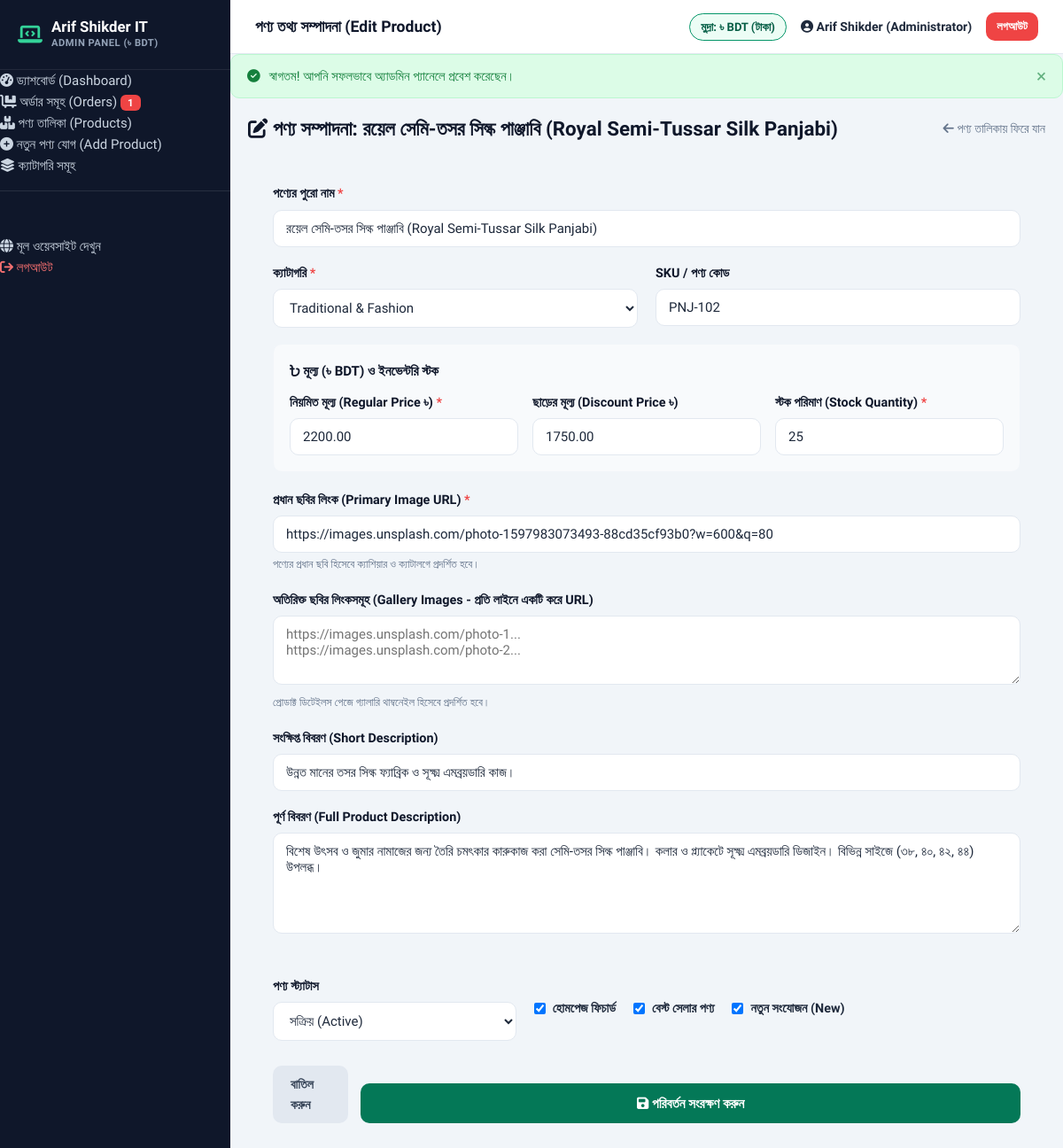
The app's page /admin/product-form.php?id=2 (signed in) with its own data.
### tables this page shows
CREATE TABLE IF NOT EXISTS `products` (
  `id` int(11) NOT NULL AUTO_INCREMENT,
  `category_id` int(11) NOT NULL,
  `name` varchar(255) NOT NULL,
  `slug` varchar(255) NOT NULL UNIQUE,
  `description` text NOT NULL,
  `short_description` text DEFAULT NULL,
  `price` decimal(10,2) NOT NULL,
  `discount_price` decimal(10,2) DEFAULT NULL,
  `stock` int(11) DEFAULT 10,
  `sku` varchar(50) DEFAULT NULL,
  `image` text DEFAULT NULL,
  `images` text DEFAULT NULL,
  `is_featured` tinyint(1) DEFAULT 0,
  `is_new` tinyint(1) DEFAULT 0,
  `is_bestseller` tinyint(1) DEFAULT 0,
  `status` enum('active','inactive') DEFAULT 'active',
  `created_at` timestamp DEFAULT CURRENT_TIMESTAMP,
  PRIMARY KEY (`id`),
  KEY `idx_category` (`category_id`)
);

CREATE TABLE IF NOT EXISTS `categories` (
  `id` int(11) NOT NULL AUTO_INCREMENT,
  `name` varchar(100) NOT NULL,
  `slug` varchar(120) NOT NULL UNIQUE,
  `icon` varchar(50) DEFAULT 'fa-box',
  `image` text DEFAULT NULL,
  `description` text DEFAULT NULL,
  `is_featured` tinyint(1) DEFAULT 1,
  `created_at` timestamp DEFAULT CURRENT_TIMESTAMP,
  PRIMARY KEY (`id`)
);

### admin/product-form.php (the view, shortened to what this page needs)
<?php
require_once __DIR__ . '/../includes/functions.php';
$pdo = get_db_connection();
$productId = isset($_GET['id']) ? (int)$_GET['id'] : 0;
$isEditing = $productId > 0;
$product = [
    'name' => '',
    'slug' => '',
    'category_id' => 1,
    'price' => '',
    'discount_price' => '',
    'stock' => 10,
    'sku' => '',
    'short_description' => '',
    'description' => '',
    'image' => '',
    'images' => '',
    'status' => 'active',
    'is_featured' => 0,
    'is_bestseller' => 0,
    'is_new' => 1
];
if ($isEditing) {
    $stmt = $pdo->prepare("SELECT * FROM products WHERE id = ?");
    $stmt->execute([$productId]);
    $existing = $stmt->fetch();
    if ($existing) {
        $product = $existing;
    } else {
        set_flash('danger', 'পণ্যটি খুঁজে পাওয়া যায়নি।');
        header("Location: /admin/products.php");
        exit;
    }
}
try {
    $categories = $pdo->query("SELECT id, name FROM categories ORDER BY name ASC")->fetchAll();
} catch (Exception $e) {}
$galleryText = '';
if (!empty($product['images'])) {
    $arr = json_decode($product['images'], true);
    if (is_array($arr)) {
        $extras = array_filter($arr, fn($img) => $img !== $product['image']);
        $galleryText = implode("\n", $extras);
    }
}
require_once __DIR__ . '/includes/header.php';
?>
<div style="max-width: 900px; margin: 0 auto;">
    <div style="display: flex; justify-content: space-between; align-items: center; margin-bottom: 20px;">
        <h2 style="font-size: 1.4rem; color: var(--secondary);">
            <i class="fa-solid <?= $isEditing ? 'fa-pen-to-square' : 'fa-plus-circle' ?> text-emerald-600"></i>
            <?= $isEditing ? 'পণ্য সম্পাদনা: ' . htmlspecialchars($product['name']) : 'নতুন পণ্য যুক্ত করার ফর্ম' ?>
        </h2>
        <a href="/admin/products.php" style="color: var(--text-muted); font-size: 0.88rem;">
            <i class="fa-solid fa-arrow-left"></i> পণ্য তালিকায় ফিরে যান
        </a>
    </div>
    <div class="admin-table-card" style="padding: 28px;">
        <form action="" method="POST">
            <div class="form-group">
                <label class="form-label">পণ্যের পুরো নাম <span class="required">*</span></label>
                <input type="text" name="name" class="form-control" placeholder="যেমন: ঢাকাই ঐতিহ্যবাহী জামদানি শাড়ি" value="<?= htmlspecialchars($product['name']) ?>" required>
            </div>
            <div style="display: grid; grid-template-columns: 1fr 1fr; gap: 20px;">
                <div class="form-group">
                    <label class="form-label">ক্যাটাগরি <span class="required">*</span></label>
                    <select name="category_id" class="form-control" required>
                        <?php foreach ($categories as $cat): ?>
                            <option value="<?= $cat['id'] ?>" <?= (int)$product['category_id'] === (int)$cat['id'] ? 'selected' : '' ?>>
                                <?= htmlspecialchars($cat['name']) ?>
                            </option>
                        <?php endforeach; ?>
                    </select>
                </div>
                <div class="form-group">
                    <label class="form-label">SKU / পণ্য কোড</label>
                    <input type="text" name="sku" class="form-control" placeholder="যেমন: JAM-001" value="<?= htmlspecialchars($product['sku']) ?>">
                </div>
            </div>
            <div style="background: #f8fafc; border: 1px solid var(--border-light); border-radius: var(--radius-md); padding: 18px; margin-bottom: 20px;">
                <div style="font-weight: 700; color: var(--secondary); margin-bottom: 12px; font-size: 0.95rem;">
                    <i class="fa-solid fa-bangladeshi-taka-sign text-emerald-600"></i> মূল্য (৳ BDT) ও ইনভেন্টরি স্টক
                </div>
                <div style="display: grid; grid-template-columns: 1fr 1fr 1fr; gap: 16px;">
                    <div class="form-group" style="margin-bottom: 0;">
                        <label class="form-label">নিয়মিত মূল্য (Regular Price ৳) <span class="required">*</span></label>
                        <input type="number" step="0.01" name="price" class="form-control" placeholder="যেমন: 4500" value="<?= htmlspecialchars($product['price']) ?>" required>
                    </div>
                    <div class="form-group" style="margin-bottom: 0;">
                        <label class="form-label">ছাড়ের মূল্য (Discount Price ৳)</label>
                        <input type="number" step="0.01" name="discount_price" class="form-control" placeholder="যেমন: 3800 (না থাকলে খালি রাখুন)" value="<?= htmlspecialchars($product['discount_price'] ?? '') ?>">
                    </div>
                    <div class="form-group" style="margin-bottom: 0;">
                        <label class="form-label">স্টক পরিমাণ (Stock Quantity) <span class="required">*</span></label>
                        <input type="number" name="stock" class="form-control" placeholder="যেমন: 15" value="<?= htmlspecialchars($product['stock']) ?>" min="0" required>
                    </div>
                </div>
            </div>
            <div class="form-group">
                <label class="form-label">প্রধান ছবির লিংক (Primary Image URL) <span class="required">*</span></label>
                <input type="url" name="image" class="form-control" placeholder="https://images.unsplash.com/..." value="<?= htmlspecialchars($product['image']) ?>" required>
                <span style="font-size: 0.78rem; color: var(--text-muted);">পণ্যের প্রধান ছবি হিসেবে ক্যাশিয়ার ও ক্যাটালগে প্রদর্শিত হবে।</span>
            </div>
            <div class="form-group">
                <label class="form-label">অতিরিক্ত ছবির লিংকসমূহ (Gallery Images - প্রতি লাইনে একটি করে URL)</label>
                <textarea name="gallery_urls" class="form-control" rows="3" placeholder="https://images.unsplash.com/photo-1...&#10;https://images.unsplash.com/photo-2..."><?= htmlspecialchars($galleryText) ?></textarea>
                <span style="font-size: 0.78rem; color: var(--text-muted);">প্রোডাক্ট ডিটেইলস পেজে গ্যালারি থাম্বনেইল হিসেবে প্রদর্শিত হবে।</span>
            </div>
            <div class="form-group">
                <label class="form-label">সংক্ষিপ্ত বিবরণ (Short Description)</label>
                <input type="text" name="short_description" class="form-control" placeholder="পণ্যটির ১-২ লাইনের মূল আকর্ষণ..." value="<?= htmlspecialchars($product['short_description']) ?>">
            </div>
            <div class="form-group">
                <label class="form-label">পূর্ণ বিবরণ (Full Product Description)</label>
                <textarea name="description" class="form-control" rows="5" placeholder="পণ্যের উপাদান, সাইজ, গুণাগুণ ও ব্যবহারের নিয়ম বিস্তারিত লিখুন..."><?= htmlspecialchars($product['description']) ?></textarea>
            </div>
            <div style="display: grid; grid-template-columns: 1fr 2fr; gap: 20px; align-items: center; border-top: 1px solid var(--border-light); padding-top: 20px; margin-top: 20px;">
                <div class="form-group" style="margin-bottom: 0;">
                    <label class="form-label">পণ্য স্ট্যাটাস</label>
                    <select name="status" class="form-control">
                        <option value="active" <?= $product['status'] === 'active' ? 'selected' : '' ?>>সক্রিয় (Active)</option>
                    </select>
                </div>
                <div style="display: flex; gap: 20px; flex-wrap: wrap;">
                    <label style="display: flex; align-items: center; gap: 8px; cursor: pointer; font-size: 0.9rem; font-weight: 600;">
                        <input type="checkbox" name="is_featured" value="1" <?= $product['is_featured'] ? 'checked' : '' ?>>
                        <span>হোমপেজ ফিচার্ড</span>
                    </label>
                    <label style="display: flex; align-items: center; gap: 8px; cursor: pointer; font-size: 0.9rem; font-weight: 600;">
                        <input type="checkbox" name="is_bestseller" value="1" <?= $product['is_bestseller'] ? 'checked' : '' ?>>
                        <span>বেস্ট সেলার পণ্য</span>
                    </label>
                    <label style="display: flex; align-items: center; gap: 8px; cursor: pointer; font-size: 0.9rem; font-weight: 600;">
                        <input type="checkbox" name="is_new" value="1" <?= $product['is_new'] ? 'checked' : '' ?>>
                        <span>নতুন সংযোজন (New)</span>
                    </label>
                </div>
            </div>
            <div style="margin-top: 28px; display: flex; justify-content: flex-end; gap: 14px;">
                <a href="/admin/products.php" class="btn-buy-now" style="background: #e2e8f0; color: #334155; padding: 10px 20px;">
                    বাতিল করুন
                </a>
                <button type="submit" class="btn-checkout" style="background: var(--primary); padding: 10px 28px; font-size: 0.95rem;">
                    <i class="fa-solid fa-floppy-disk"></i> <?= $isEditing ? 'পরিবর্তন সংরক্ষণ করুন' : 'পণ্য যোগ করুন' ?>
                </button>
            </div>
        </form>
    </div>
</div>
<?php require_once __DIR__ . '/includes/footer.php'; ?>

### assets/css/style.css (style rules this page uses)
:root { --primary: #047857; --primary-hover: #065f46; --primary-light: #ecfdf5; --primary-dark: #064e3b; --accent: #f59e0b; --accent-hover: #d97706; --secondary: #0f172a; --text-main: #1e293b; --text-muted: #64748b; --text-light: #94a3b8; --bg-page: #f8fafc; --bg-card: #ffffff; --border-color: #e2e8f0; --border-light: #f1f5f9; --danger: #ef4444; --danger-light: #fef2f2; --success: #10b981; --success-light: #ecfdf5; --shadow-sm: 0 1px 2px 0 rgba(0, 0, 0, 0.05); --shadow-md: 0 4px 6px -1px rgba(0, 0, 0, 0.08), 0 2px 4px -2px rgba(0, 0, 0, 0.05); --shadow-lg: 0 10px 15px -3px rgba(0, 0, 0, 0.08), 0 4px 6px -4px rgba(0, 0, 0, 0.04); --shadow-xl: 0 20px 25px -5px rgba(0, 0, 0, 0.1), 0 8px 10px -6px rgba(0, 0, 0, 0.04); --radius-sm: 6px; --radius-md: 10px; --radius-lg: 16px; --radius-pill: 9999px; --transition: all 0.2s ease-in-out; --container-max: 1240px; }
*, *::before, *::after { box-sizing: border-box; margin: 0; padding: 0; }
body { font-family: 'Hind Siliguri', -apple-system, BlinkMacSystemFont, "Segoe UI", Roboto, "Helvetica Neue", Arial, sans-serif; background-color: var(--bg-page); color: var(--text-main); line-height: 1.6; font-size: 15px; -webkit-font-smoothing: antialiased; }
a { color: inherit; text-decoration: none; transition: var(--transition); }
button, input, select, textarea { font-family: inherit; font-size: inherit; }
h1, h2, h3, h4, h5, h6 { color: var(--secondary); font-weight: 700; line-height: 1.25; }
.btn-buy-now { background: var(--accent); color: #1e293b; border: none; font-weight: 700; font-size: 0.88rem; padding: 9px 14px; border-radius: var(--radius-md); cursor: pointer; display: inline-flex; align-items: center; justify-content: center; transition: var(--transition); }
.btn-checkout { display: block; width: 100%; background: var(--primary); color: #ffffff; text-align: center; font-weight: 700; font-size: 1.05rem; padding: 14px; border-radius: var(--radius-md); margin-top: 20px; transition: var(--transition); border: none; cursor: pointer; }
.form-group { margin-bottom: 18px; }
.form-label { display: block; font-weight: 600; font-size: 0.9rem; color: var(--secondary); margin-bottom: 6px; }
.form-label .required { color: var(--danger); }
.form-control { width: 100%; padding: 11px 14px; border: 1.5px solid var(--border-color); border-radius: var(--radius-md); outline: none; transition: var(--transition); color: var(--text-main); background: #fff; }

### records on screen
products: name "রয়েল সেমি-তসর সিল্ক পাঞ্জাবি (Royal Semi-Tussar Silk Panjabi)", category_id "Traditional & Fashion", sku "PNJ-102", price "2200.00", discount_price "1750.00", stock "25", image "https://images.unsplash.com/photo-1597983073493-88cd35cf93b0?w=600&q=80", short_description "উন্নত মানের তসর সিল্ক ফ্যাব্রিক ও সূক্ষ্ম এমব্রয়ডারি কাজ।", description "বিশেষ উৎসব ও জুমার নামাজের জন্য তৈরি চমৎকার কারুকাজ করা সেমি-তসর সিল্ক পাঞ্জাবি। কলার ও প্ল্যাকেটে সূক্ষ্ম এমব্রয়ডারি ডিজাইন। বিভিন্ন সাইজে (৩৮, ৪০, ৪২, ৪৪) উপলব্ধ।", status "সক্রিয় (Active)", is_featured "☑", is_bestseller "☑", is_new "☑"

### other values on screen
$pendingOrdersCount "1"
$adminHeaderTitle "পণ্য তথ্য সম্পাদনা (Edit Product)"
$currentAdmin['name'] "Arif Shikder (Administrator)"
$flash['message'] "স্বাগতম! আপনি সফলভাবে অ্যাডমিন প্যানেলে প্রবেশ করেছেন।"
